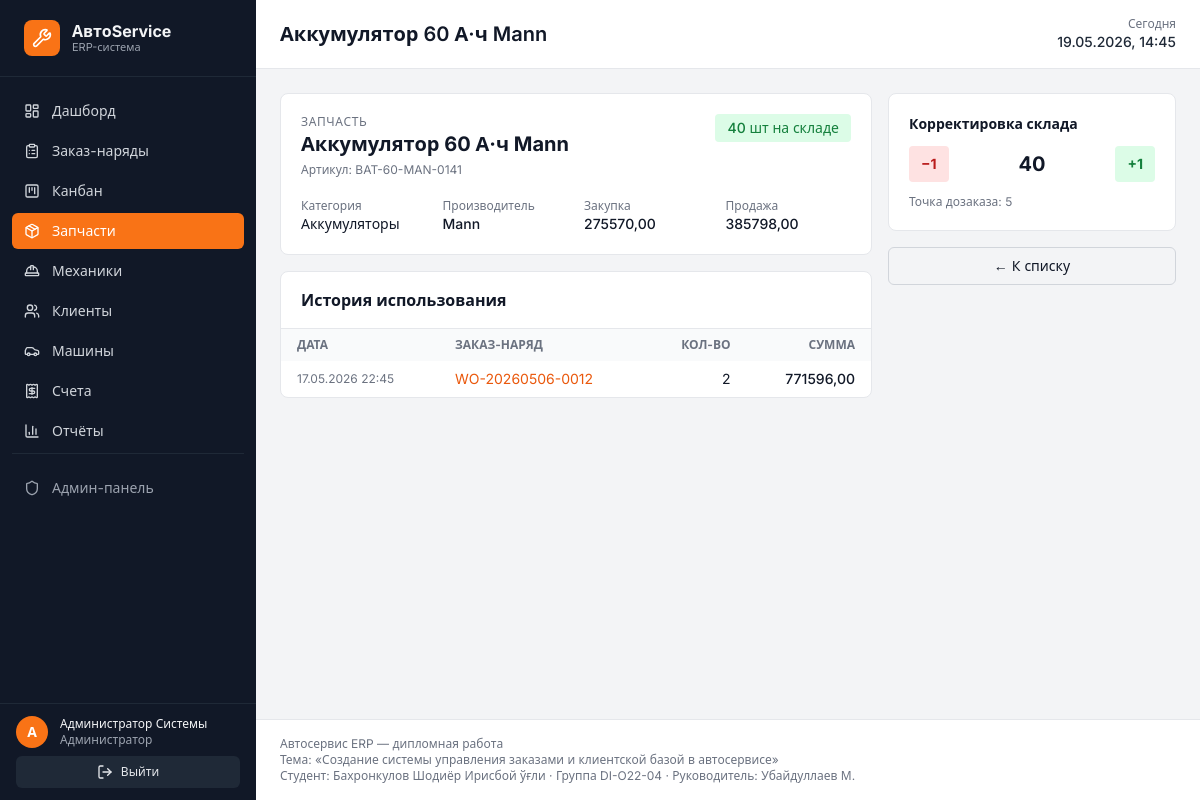
/parts/141/ (signed in), run on the app's committed database.
### accounts/models.py (models this page shows, shortened)
class User(AbstractUser):
    ROLE_CHOICES = [
        ('admin', 'Администратор'),
        ('receptionist', 'Приёмщик'),
        ('mechanic', 'Механик'),
    ]
    role = models.CharField(
        'Роль', max_length=20, choices=ROLE_CHOICES, default='receptionist'
    )
    phone = models.CharField('Телефон', max_length=20, unique=True, blank=True, null=True)
    specialty = models.CharField('Специализация', max_length=100, blank=True)
    hourly_rate = models.DecimalField(
        'Часовая ставка', max_digits=10, decimal_places=2, default=0
    )
    class Meta:
        verbose_name = 'Пользователь'
        verbose_name_plural = 'Пользователи'

### parts/models.py (models this page shows, shortened)
class SparePart(models.Model):
    name = models.CharField('Наименование', max_length=200)
    sku = models.CharField('Артикул', max_length=50, unique=True)
    brand = models.CharField('Производитель', max_length=80, blank=True)
    category = models.ForeignKey(
        PartCategory, on_delete=models.PROTECT,
        related_name='parts', verbose_name='Категория',
    )
    quantity_in_stock = models.PositiveIntegerField('Остаток на складе', default=0)
    reorder_level = models.PositiveIntegerField('Точка дозаказа', default=5)
    unit_cost = models.DecimalField('Закупочная цена', max_digits=10, decimal_places=2, default=0)
    unit_price = models.DecimalField('Цена продажи', max_digits=10, decimal_places=2, default=0)
    created_at = models.DateTimeField('Создана', auto_now_add=True)
    updated_at = models.DateTimeField('Обновлена', auto_now=True)
    class Meta:
        verbose_name = 'Запчасть'
        verbose_name_plural = 'Запчасти'
        ordering = ('name',)
    @property
    def is_low_stock(self):
        return self.quantity_in_stock <= self.reorder_level

class PartCategory(models.Model):
    name = models.CharField('Название', max_length=100, unique=True)
    slug = models.SlugField('Слаг', max_length=120, unique=True, blank=True)
    class Meta:
        verbose_name = 'Категория запчастей'
        verbose_name_plural = 'Категории запчастей'
        ordering = ('name',)

class PartUsage(models.Model):
    workorder = models.ForeignKey(
        'workorders.WorkOrder', on_delete=models.CASCADE,
        related_name='part_usages', verbose_name='Заказ-наряд',
    )
    part = models.ForeignKey(
        SparePart, on_delete=models.PROTECT,
        related_name='usages', verbose_name='Запчасть',
    )
    quantity = models.PositiveIntegerField('Количество', default=1)
    unit_price = models.DecimalField('Цена за ед.', max_digits=10, decimal_places=2)
    used_at = models.DateTimeField('Использована', auto_now_add=True)
    class Meta:
        verbose_name = 'Использование запчасти'
        verbose_name_plural = 'Использование запчастей'
        ordering = ('-used_at',)
    @property
    def line_total(self):
        return self.quantity * self.unit_price

### workorders/models.py (models this page shows, shortened)
class WorkOrder(models.Model):
    STATUS_CHOICES = [
        ('received', 'Принят'),
        ('diagnosed', 'Диагностирован'),
        ('awaiting_parts', 'Ожидание запчастей'),
        ('in_repair', 'В ремонте'),
        ('quality_check', 'Контроль качества'),
        ('completed', 'Готов'),
        ('delivered', 'Выдан'),
        ('cancelled', 'Отменён'),
    ]
    PRIORITY_CHOICES = [
        ('low', 'Низкий'),
        ('normal', 'Обычный'),
        ('high', 'Высокий'),
        ('urgent', 'Срочный'),
    ]
    STATUS_BADGES = {
        'received': 'bg-gray-200 text-gray-800',
        'diagnosed': 'bg-blue-100 text-blue-800',
        'awaiting_parts': 'bg-yellow-100 text-yellow-800',
        'in_repair': 'bg-orange-100 text-orange-800',
        'quality_check': 'bg-purple-100 text-purple-800',
        'completed': 'bg-green-100 text-green-800',
        'delivered': 'bg-emerald-100 text-emerald-800',
        'cancelled': 'bg-red-100 text-red-800',
    }
    PRIORITY_BADGES = {
        'low': 'bg-gray-100 text-gray-700',
        'normal': 'bg-blue-100 text-blue-700',
        'high': 'bg-orange-100 text-orange-700',
        'urgent': 'bg-red-100 text-red-700',
    }
    NEXT_STATUS = {
        'received': 'diagnosed',
        'diagnosed': 'awaiting_parts',
        'awaiting_parts': 'in_repair',
        'in_repair': 'quality_check',
        'quality_check': 'completed',
        'completed': 'delivered',
    }
    ACTIVE_STATUSES = (
        'received', 'diagnosed', 'awaiting_parts', 'in_repair', 'quality_check', 'completed',
    )
    vehicle = models.ForeignKey(
        'vehicles.Vehicle', on_delete=models.PROTECT,
        related_name='work_orders', verbose_name='Автомобиль',
    )
    assigned_mechanic = models.ForeignKey(
        settings.AUTH_USER_MODEL, on_delete=models.SET_NULL,
        related_name='assigned_orders', null=True, blank=True,
        verbose_name='Назначенный механик',
        limit_choices_to={'role': 'mechanic'},
    )
    created_by = models.ForeignKey(
        settings.AUTH_USER_MODEL, on_delete=models.PROTECT,
        related_name='created_orders', verbose_name='Создал',
    )
    status = models.CharField(
        'Статус', max_length=20, choices=STATUS_CHOICES, default='received',
    )
    priority = models.CharField(
        'Приоритет', max_length=10, choices=PRIORITY_CHOICES, default='normal',
    )
    problem_description = models.TextField('Описание проблемы')
    diagnosis_notes = models.TextField('Заметки по диагностике', blank=True)
    estimated_cost = models.DecimalField(
        'Предв. стоимость', max_digits=12, decimal_places=2, default=0,
    )
    actual_cost = models.DecimalField(
        'Итоговая стоимость', max_digits=12, decimal_places=2, default=0,
    )
    received_at = models.DateTimeField('Принят', default=timezone.now)
    expected_ready_at = models.DateTimeField('Ожидаемая готовность', null=True, blank=True)
    completed_at = models.DateTimeField('Завершён', null=True, blank=True)
    order_number = models.CharField('Номер заказ-наряда', max_length=30, unique=True, blank=True)
    mileage_at_intake = models.PositiveIntegerField('Пробег при приёмке', default=0)
    class Meta:
        verbose_name = 'Заказ-наряд'
        verbose_name_plural = 'Заказ-наряды'
        ordering = ('-received_at',)

### parts/views.py (the view)
# urls.py: path('<int:pk>/', views.part_detail, name='detail'),
@login_required
def part_detail(request, pk):
    part = get_object_or_404(SparePart.objects.select_related('category'), pk=pk)
    usages = part.usages.select_related('workorder', 'workorder__vehicle').order_by('-used_at')[:30]
    context = {
        'part': part,
        'usages': usages,
        'active_nav': 'parts',
        'page_title': part.name,
    }
    return render(request, 'parts/detail.html', context)

### core/context_processors.py (called while the page is built)
def bmi_metadata(request):
    return {
        'BMI': getattr(settings, 'BMI_METADATA', {}),
    }

### templates/parts/detail.html (shortened to what this page needs)
{% extends 'base.html' %}
{% block content %}
<div class="grid grid-cols-1 lg:grid-cols-3 gap-4">
  <div class="lg:col-span-2 space-y-4">
    <div class="bg-white rounded-lg border border-gray-200 p-5">
      <div class="flex items-start justify-between flex-wrap gap-3">
        <div>
          <div class="text-xs uppercase tracking-wider text-gray-500">Запчасть</div>
          <h2 class="text-xl font-bold">{{ part.name }}</h2>
          <div class="text-xs text-gray-500 mt-1">Артикул: {{ part.sku }}</div>
        </div>
        <span class="px-3 py-1 rounded text-sm font-medium
          {% if part.is_low_stock %}bg-red-100 text-red-700{% else %}bg-green-100 text-green-700{% endif %}">
          {{ part.quantity_in_stock }} шт на складе
        </span>
      </div>
      <div class="grid grid-cols-2 md:grid-cols-4 gap-4 mt-5 text-sm">
        <div><div class="text-xs text-gray-500">Категория</div><div class="font-medium">{{ part.category.name }}</div></div>
        <div><div class="text-xs text-gray-500">Производитель</div><div class="font-medium">{{ part.brand|default:'—' }}</div></div>
        <div><div class="text-xs text-gray-500">Закупка</div><div class="font-medium">{{ part.unit_cost|floatformat:2 }}</div></div>
        <div><div class="text-xs text-gray-500">Продажа</div><div class="font-medium">{{ part.unit_price|floatformat:2 }}</div></div>
      </div>
    </div>
    <div class="bg-white rounded-lg border border-gray-200">
      <div class="px-5 py-4 border-b border-gray-200">
        <h3 class="font-semibold">История использования</h3>
      </div>
      <table class="w-full text-sm">
        <thead class="bg-gray-50 text-xs uppercase text-gray-500">
          <tr>
            <th class="px-4 py-2 text-left">Дата</th>
            <th class="px-4 py-2 text-left">Заказ-наряд</th>
            <th class="px-4 py-2 text-right">Кол-во</th>
            <th class="px-4 py-2 text-right">Сумма</th>
          </tr>
        </thead>
        <tbody class="divide-y divide-gray-100">
          {% for u in usages %}
          <tr>
            <td class="px-4 py-2 text-gray-500 text-xs">{{ u.used_at|date:"d.m.Y H:i" }}</td>
            <td class="px-4 py-2"><a href="{% url 'workorders:detail' u.workorder.pk %}" class="text-brand-600 hover:underline">{{ u.workorder.order_number }}</a></td>
            <td class="px-4 py-2 text-right">{{ u.quantity }}</td>
            <td class="px-4 py-2 text-right font-medium">{{ u.line_total|floatformat:2 }}</td>
          </tr>
          {% empty %}
          <tr><td colspan="4" class="px-4 py-6 text-center text-gray-500">Нет использований</td></tr>
          {% endfor %}
        </tbody>
      </table>
    </div>
  </div>
  <div class="space-y-4">
    <div class="bg-white rounded-lg border border-gray-200 p-5 text-sm">
      <h3 class="font-semibold mb-3">Корректировка склада</h3>
      <div class="flex items-center gap-2">
        <form hx-post="{% url 'parts:adjust' part.pk %}" hx-target="#stock-qty" hx-select="#stock-qty" hx-swap="outerHTML">
          <button class="px-3 py-2 rounded bg-red-100 text-red-700 font-bold">−1</button>
        </form>
        <div id="stock-qty" class="flex-1 text-center text-xl font-bold">{{ part.quantity_in_stock }}</div>
        <form hx-post="{% url 'parts:adjust' part.pk %}" hx-target="#stock-qty" hx-select="#stock-qty" hx-swap="outerHTML">
          <button class="px-3 py-2 rounded bg-green-100 text-green-700 font-bold">+1</button>
        </form>
      </div>
      <p class="text-xs text-gray-500 mt-3">Точка дозаказа: {{ part.reorder_level }}</p>
    </div>
    <a href="{% url 'parts:list' %}" class="block text-center px-3 py-2 rounded-md border border-gray-300 text-sm">← К списку</a>
  </div>
</div>
{% endblock %}

### templates/components/sidebar.html
{% load static %}
<aside class="w-64 bg-gray-900 text-gray-100 flex-shrink-0 flex flex-col sticky top-0 h-screen">
  <div class="px-6 py-5 border-b border-gray-800 flex items-center gap-3">
    <div class="w-9 h-9 rounded-lg bg-brand-500 flex items-center justify-center text-white font-bold">
      <i data-lucide="wrench" class="w-5 h-5"></i>
    </div>
    <div>
      <div class="font-bold text-base leading-tight">АвтоService</div>
      <div class="text-[11px] text-gray-400 leading-tight">ERP-система</div>
    </div>
  </div>
  <nav class="flex-1 overflow-y-auto py-4 px-3 space-y-1 text-sm scrollbar-thin">
    {% with nav=active_nav %}
    <a href="{% url 'core:dashboard' %}" class="flex items-center gap-3 px-3 py-2 rounded-md transition
       {% if nav == 'dashboard' %}bg-brand-500 text-white{% else %}text-gray-300 hover:bg-gray-800{% endif %}">
      <i data-lucide="layout-dashboard" class="w-4 h-4"></i> Дашборд
    </a>
    <a href="{% url 'workorders:list' %}" class="flex items-center gap-3 px-3 py-2 rounded-md transition
       {% if nav == 'orders' %}bg-brand-500 text-white{% else %}text-gray-300 hover:bg-gray-800{% endif %}">
      <i data-lucide="clipboard-list" class="w-4 h-4"></i> Заказ-наряды
    </a>
    <a href="{% url 'kanban:board' %}" class="flex items-center gap-3 px-3 py-2 rounded-md transition
       {% if nav == 'kanban' %}bg-brand-500 text-white{% else %}text-gray-300 hover:bg-gray-800{% endif %}">
      <i data-lucide="kanban-square" class="w-4 h-4"></i> Канбан
    </a>
    <a href="{% url 'parts:list' %}" class="flex items-center gap-3 px-3 py-2 rounded-md transition
       {% if nav == 'parts' %}bg-brand-500 text-white{% else %}text-gray-300 hover:bg-gray-800{% endif %}">
      <i data-lucide="package" class="w-4 h-4"></i> Запчасти
    </a>
    <a href="{% url 'mechanics:list' %}" class="flex items-center gap-3 px-3 py-2 rounded-md transition
       {% if nav == 'mechanics' %}bg-brand-500 text-white{% else %}text-gray-300 hover:bg-gray-800{% endif %}">
      <i data-lucide="hard-hat" class="w-4 h-4"></i> Механики
    </a>
    <a href="{% url 'customers:list' %}" class="flex items-center gap-3 px-3 py-2 rounded-md transition
       {% if nav == 'customers' %}bg-brand-500 text-white{% else %}text-gray-300 hover:bg-gray-800{% endif %}">
      <i data-lucide="users" class="w-4 h-4"></i> Клиенты
    </a>
    <a href="{% url 'vehicles:list' %}" class="flex items-center gap-3 px-3 py-2 rounded-md transition
       {% if nav == 'vehicles' %}bg-brand-500 text-white{% else %}text-gray-300 hover:bg-gray-800{% endif %}">
      <i data-lucide="car" class="w-4 h-4"></i> Машины
    </a>
    <a href="{% url 'billing:list' %}" class="flex items-center gap-3 px-3 py-2 rounded-md transition
       {% if nav == 'invoices' %}bg-brand-500 text-white{% else %}text-gray-300 hover:bg-gray-800{% endif %}">
      <i data-lucide="receipt" class="w-4 h-4"></i> Счета
    </a>
    <a href="{% url 'reports:daily' %}" class="flex items-center gap-3 px-3 py-2 rounded-md transition
       {% if nav == 'reports' %}bg-brand-500 text-white{% else %}text-gray-300 hover:bg-gray-800{% endif %}">
      <i data-lucide="bar-chart-3" class="w-4 h-4"></i> Отчёты
    </a>
    <div class="pt-4 mt-4 border-t border-gray-800">
      <a href="/admin/" target="_blank" class="flex items-center gap-3 px-3 py-2 rounded-md text-gray-400 hover:bg-gray-800 text-sm">
        <i data-lucide="shield" class="w-4 h-4"></i> Админ-панель
      </a>
    </div>
    {% endwith %}
  </nav>
  <div class="px-4 py-3 border-t border-gray-800 text-xs">
    <div class="flex items-center gap-3 mb-2">
      <div class="w-8 h-8 rounded-full bg-brand-500 flex items-center justify-center text-white text-sm font-semibold">
        {{ user.first_name|first|default:user.username|first|upper }}
      </div>
      <div class="min-w-0">
        <div class="font-medium text-gray-100 truncate">{{ user.get_full_name|default:user.username }}</div>
        <div class="text-gray-400 truncate">{{ user.get_role_display }}</div>
      </div>
    </div>
    <form method="post" action="{% url 'logout' %}">{% csrf_token %}
      <button class="w-full px-3 py-2 rounded-md bg-gray-800 hover:bg-gray-700 text-gray-200 flex items-center justify-center gap-2">
        <i data-lucide="log-out" class="w-4 h-4"></i> Выйти
      </button>
    </form>
  </div>
</aside>

### templates/components/topbar.html (shortened to what this page needs)
<header class="bg-white border-b border-gray-200 px-6 py-4 flex items-center justify-between sticky top-0 z-10">
  <div>
    <h1 class="text-xl font-semibold text-gray-900">{{ page_title|default:'Панель управления' }}</h1>
  </div>
  <div class="flex items-center gap-4">
    <div class="hidden md:flex flex-col items-end text-right">
      <span class="text-xs text-gray-500">Сегодня</span>
      <span class="text-sm font-medium text-gray-800">{% now "d.m.Y, H:i" %}</span>
    </div>
  </div>
</header>

### templates/base.html (style rules this page uses)
html, body { font-family: 'Inter', system-ui, sans-serif; }

### data on the page
User: first_name|first "А", get_full_name "Администратор Системы", role "Администратор"
SparePart: name "Аккумулятор 60 А·ч Mann", sku "BAT-60-MAN-0141", quantity_in_stock "40", category.name "Аккумуляторы", brand "Mann", unit_cost "275570,00", unit_price "385798,00", reorder_level "5"
PartUsage: used_at "17.05.2026 22:45", workorder.order_number "WO-20260506-0012", quantity "2", line_total "771596,00"
